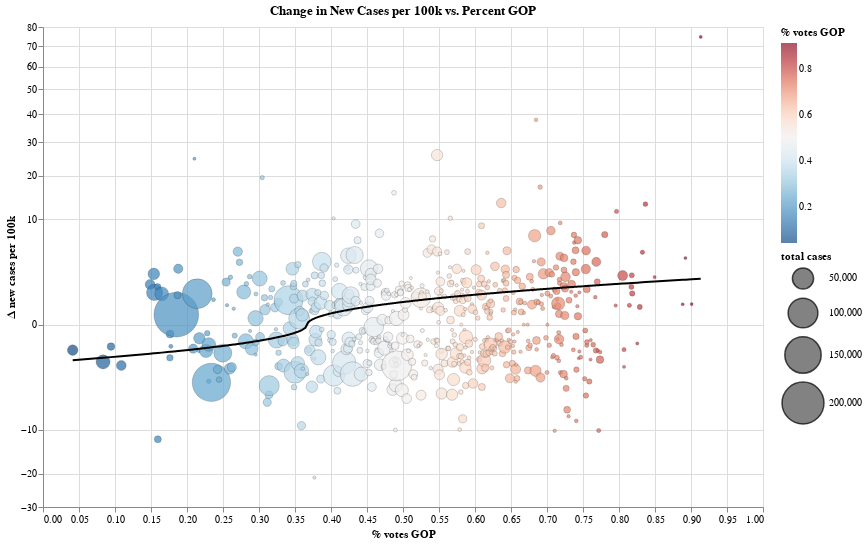

Vega-Lite specification stored for this chart:
### Vega-Lite specification from a JSON file in a GitHub repository (floating-point values rounded to 4 significant figures; data arrays with more than 128 entries replaced by an {"elided": "..."} marker saying what was removed)
{"config": {"view": {"continuousWidth": 400, "continuousHeight": 300}}, "layer": [{"data": {"name": "data-8b3b3be4f6bd74ecf1fbc98903c61e3f"}, "mark": {"type": "circle", "stroke": "black", "strokeWidth": 0.25}, "encoding": {"color": {"type": "quantitative", "field": "per_votes_gop", "scale": {"domainMid": 0.5, "scheme": "redblue"}, "sort": "descending", "title": "% votes GOP"}, "size": {"type": "quantitative", "field": "cases", "scale": {"domain": [1, 227520], "range": [10, 2000]}, "title": "total cases"}, "tooltip": [{"type": "nominal", "field": "state"}, {"type": "nominal", "field": "county"}, {"type": "quantitative", "field": "cases", "title": "total cases"}, {"type": "quantitative", "field": "cases_per_100k", "format": ".1f", "title": "cases per 100k"}, {"type": "quantitative", "field": "pop_density", "format": ".1f", "title": "pop per sq mi"}, {"type": "quantitative", "field": "delta_new_cases_per_100k_15sg", "format": ".1f", "title": "Δ new cases per 100k"}, {"type": "quantitative", "field": "per_votes_gop", "format": ".1f", "title": "% votes GOP"}], "x": {"type": "quantitative", "field": "per_votes_gop", "scale": {"type": "linear"}, "title": "% votes GOP"}, "y": {"type": "quantitative", "field": "delta_new_cases_per_100k_15sg", "scale": {"type": "sqrt"}, "title": "Δ new cases per 100k"}}, "height": 480, "title": "Change in New Cases per 100k vs. Percent GOP", "width": 720}, {"data": {"name": "data-96f652572374daf703bbfec5514dbb8b"}, "mark": {"type": "line", "color": "black"}, "encoding": {"x": {"type": "quantitative", "field": "x"}, "y": {"type": "quantitative", "field": "y"}}}], "$schema": "https://vega.github.io/schema/vega-lite/v4.8.1.json", "datasets": {"data-8b3b3be4f6bd74ecf1fbc98903c61e3f": {"elided": "571 records"}, "data-96f652572374daf703bbfec5514dbb8b": {"elided": "571 records"}}}
